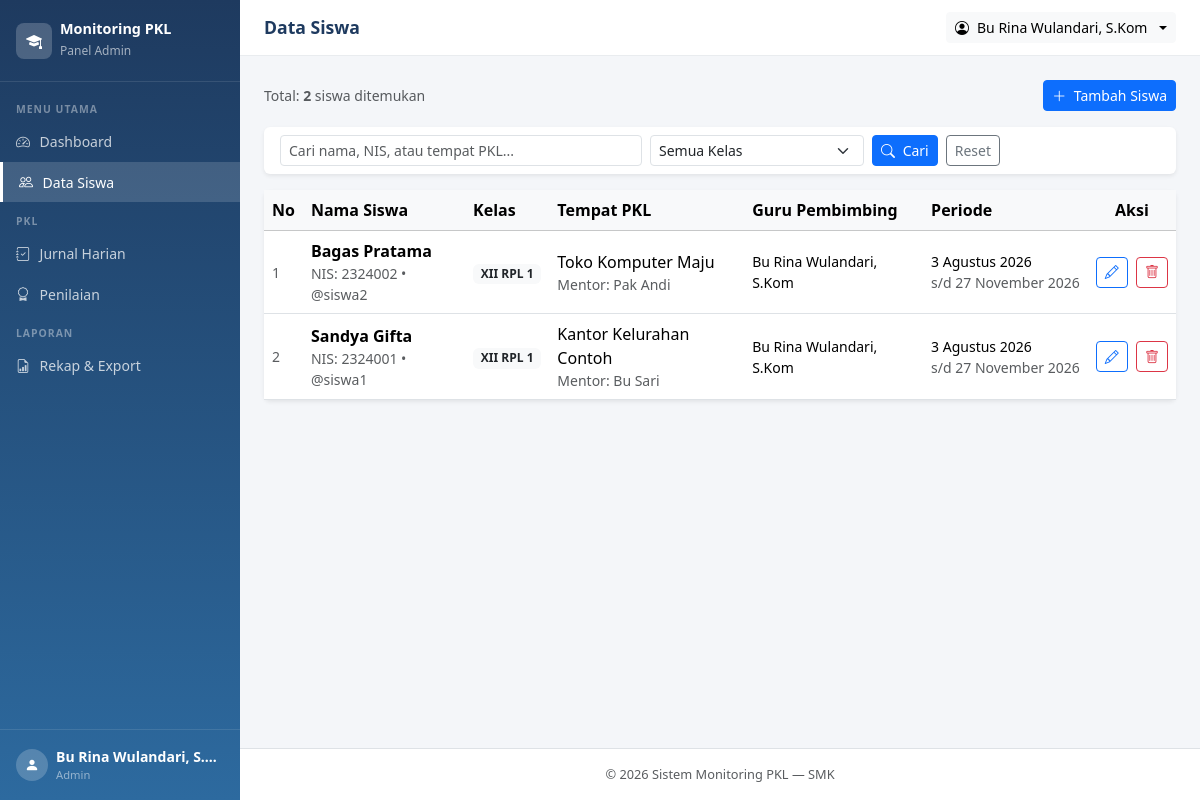
Page /admin/siswa/index.php (signed in) on the earlier database version.
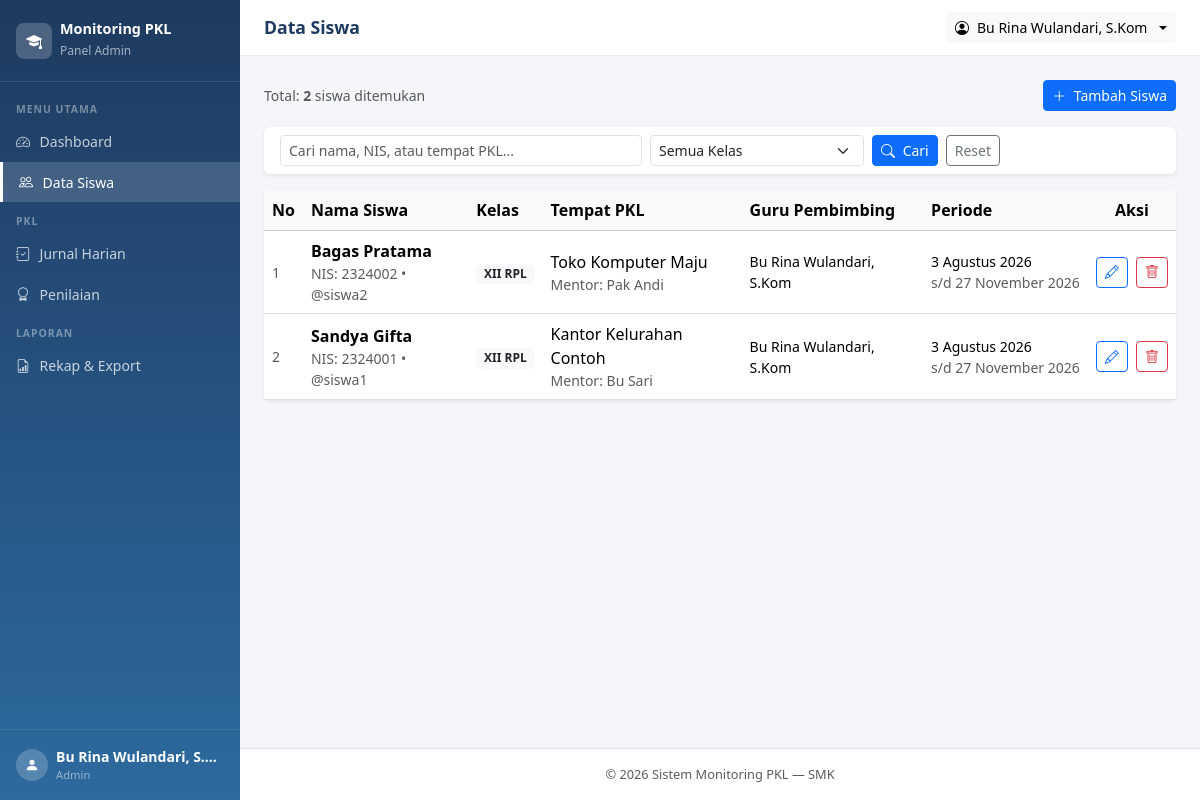
Same page on the later database version.
### tables this page shows
CREATE TABLE IF NOT EXISTS `siswa` (
  `id`                        INT UNSIGNED  NOT NULL AUTO_INCREMENT,
  `user_id`                   INT UNSIGNED  NOT NULL COMMENT 'Relasi ke users.id (akun siswa)',
  `nis`                       VARCHAR(20)   NOT NULL COMMENT 'Nomor Induk Siswa',
  `kelas`                     VARCHAR(20)   NOT NULL COMMENT 'Contoh: XII RPL 1',
  `tempat_pkl`                VARCHAR(150)  NOT NULL COMMENT 'Nama perusahaan/instansi',
  `alamat_pkl`                VARCHAR(255)  DEFAULT NULL COMMENT 'Alamat tempat PKL, boleh kosong',
  `nama_pembimbing_industri`  VARCHAR(100)  NOT NULL COMMENT 'Mentor di tempat PKL, hanya data',
  `no_hp_pembimbing_industri` VARCHAR(20)   DEFAULT NULL COMMENT 'Boleh kosong',
  `guru_pembimbing_id`        INT UNSIGNED  NOT NULL COMMENT 'Relasi ke users.id (guru/admin)',
  `tgl_mulai`                 DATE          NOT NULL,
  `tgl_selesai`               DATE          NOT NULL COMMENT 'Tidak boleh sebelum tgl_mulai',
  PRIMARY KEY (`id`),
  UNIQUE KEY `uq_nis`     (`nis`),
  UNIQUE KEY `uq_user_id` (`user_id`),
  KEY `idx_guru_pembimbing` (`guru_pembimbing_id`),
  KEY `idx_kelas`           (`kelas`),
  CONSTRAINT `fk_siswa_user`
    FOREIGN KEY (`user_id`)
    REFERENCES `users`(`id`)
    ON DELETE CASCADE,
  CONSTRAINT `fk_siswa_guru`
    FOREIGN KEY (`guru_pembimbing_id`)
    REFERENCES `users`(`id`)
    ON DELETE RESTRICT    
);

CREATE TABLE IF NOT EXISTS `users` (
  `id`         INT UNSIGNED  NOT NULL AUTO_INCREMENT,
  `nama`       VARCHAR(100)  NOT NULL,
  `username`   VARCHAR(50)   NOT NULL,
  `password`   VARCHAR(255)  NOT NULL COMMENT 'Hasil password_hash(), bukan teks asli',
  `role`       ENUM('admin','siswa') NOT NULL DEFAULT 'siswa',
  `created_at` TIMESTAMP     NOT NULL DEFAULT CURRENT_TIMESTAMP,
  PRIMARY KEY (`id`),
  UNIQUE KEY `uq_username` (`username`)
);

### includes/functions.php (called while the page is built, shortened)
<?php
function e(string $string): string
{
    return htmlspecialchars($string, ENT_QUOTES, 'UTF-8');
}
function format_tanggal(string $tanggal): string
{
    $bulan = ['', 'Januari','Februari','Maret','April','Mei','Juni',
              'Juli','Agustus','September','Oktober','November','Desember'];
    $ts = strtotime($tanggal);
    return date('j', $ts) . ' ' . $bulan[(int)date('n', $ts)] . ' ' . date('Y', $ts);
}

### admin/siswa/index.php (the view, shortened to what this page needs)
<?php
require_once __DIR__ . '/../../includes/functions.php';
$db = get_db();
$cari  = trim($_GET['cari'] ?? '');
$page  = max(1, (int)($_GET['page'] ?? 1));
$per_page = 10;
$offset   = ($page - 1) * $per_page;
$where  = 'WHERE 1=1';
$params = [];
$count_sql = "SELECT COUNT(*) FROM siswa s JOIN users u ON s.user_id = u.id $where";
$stmt = $db->prepare($count_sql);
$stmt->execute($params);
$total = (int)$stmt->fetchColumn();
$sql = "
    SELECT s.id, s.nis, s.kelas, s.tempat_pkl, s.tgl_mulai, s.tgl_selesai,
           s.nama_pembimbing_industri,
           u.nama AS nama_siswa, u.username,
           g.nama AS nama_guru
    FROM siswa s
    JOIN users u ON s.user_id = u.id
    JOIN users g ON s.guru_pembimbing_id = g.id
    $where
    ORDER BY s.kelas, u.nama
    LIMIT $per_page OFFSET $offset
";
$stmt = $db->prepare($sql);
$stmt->execute($params);
$siswa_list = $stmt->fetchAll();
require_once __DIR__ . '/../../includes/header.php';
?>
<div class="d-flex justify-content-between align-items-center mb-3">
  <div>
    <p class="text-muted mb-0 small">Total: <strong><?= $total ?></strong> siswa ditemukan</p>
  </div>
  <a href="<?= APP_URL ?>/admin/siswa/tambah.php" class="btn btn-primary btn-sm">
    <i class="bi bi-plus-lg me-1"></i> Tambah Siswa
  </a>
</div>
<div class="card border-0 shadow-sm mb-3">
  <div class="card-body py-2">
    <form method="GET" class="row g-2 align-items-end">
      <div class="col-12 col-md-5">
        <input type="text" name="cari" class="form-control form-control-sm"
               placeholder="Cari nama, NIS, atau tempat PKL..."
               value="<?= e($cari) ?>">
      </div>
      <div class="col-6 col-md-3">
        <select name="kelas" class="form-select form-select-sm">
          <option value="">Semua Kelas</option>
        </select>
      </div>
      <div class="col-6 col-md-4 d-flex gap-2">
        <button type="submit" class="btn btn-primary btn-sm">
          <i class="bi bi-search me-1"></i> Cari
        </button>
        <a href="<?= APP_URL ?>/admin/siswa/index.php" class="btn btn-outline-secondary btn-sm">Reset</a>
      </div>
    </form>
  </div>
</div>
<div class="card border-0 shadow-sm">
  <div class="card-body p-0">
    <?php if (empty($siswa_list)): ?>
      <div class="text-center py-5 text-muted">
        <i class="bi bi-search fs-3 d-block mb-2"></i>
        Tidak ada data siswa ditemukan.
      </div>
    <?php else: ?>
      <div class="table-responsive">
        <table class="table table-hover align-middle mb-0">
          <thead class="table-light">
            <tr>
              <th>No</th>
              <th>Nama Siswa</th>
              <th>Kelas</th>
              <th>Tempat PKL</th>
              <th>Guru Pembimbing</th>
              <th>Periode</th>
              <th class="text-center">Aksi</th>
            </tr>
          </thead>
          <tbody>
            <?php foreach ($siswa_list as $i => $s): ?>
            <tr>
              <td class="text-muted small"><?= $offset + $i + 1 ?></td>
              <td>
                <div class="fw-semibold"><?= e($s['nama_siswa']) ?></div>
                <div class="text-muted small">NIS: <?= e($s['nis']) ?> &bull; @<?= e($s['username']) ?></div>
              </td>
              <td><span class="badge bg-light text-dark"><?= e($s['kelas']) ?></span></td>
              <td>
                <div><?= e($s['tempat_pkl']) ?></div>
                <div class="text-muted small">Mentor: <?= e($s['nama_pembimbing_industri']) ?></div>
              </td>
              <td class="small"><?= e($s['nama_guru']) ?></td>
              <td class="small text-nowrap">
                <?= format_tanggal($s['tgl_mulai']) ?><br>
                <span class="text-muted">s/d <?= format_tanggal($s['tgl_selesai']) ?></span>
              </td>
              <td class="text-center text-nowrap">
                <a href="<?= APP_URL ?>/admin/siswa/edit.php?id=<?= $s['id'] ?>"
                   class="btn btn-sm btn-outline-primary me-1">
                  <i class="bi bi-pencil"></i>
                </a>
                <form method="POST" class="d-inline"
                      onsubmit="return confirm('Hapus siswa <?= e(addslashes($s['nama_siswa'])) ?>? Semua jurnal dan nilainya ikut terhapus!')">
                  <button type="submit" class="btn btn-sm btn-outline-danger">
                    <i class="bi bi-trash"></i>
                  </button>
                </form>
              </td>
            </tr>
            <?php endforeach; ?>
          </tbody>
        </table>
      </div>
    <?php endif; ?>
  </div>
</div>
<?php require_once __DIR__ . '/../../includes/footer.php'; ?>

Differences in the rows shown:
changed siswa "Toko Komputer Maju": kelas "XII RPL 1" → "XII RPL"
changed siswa "Kantor Kelurahan Contoh": kelas "XII RPL 1" → "XII RPL"
